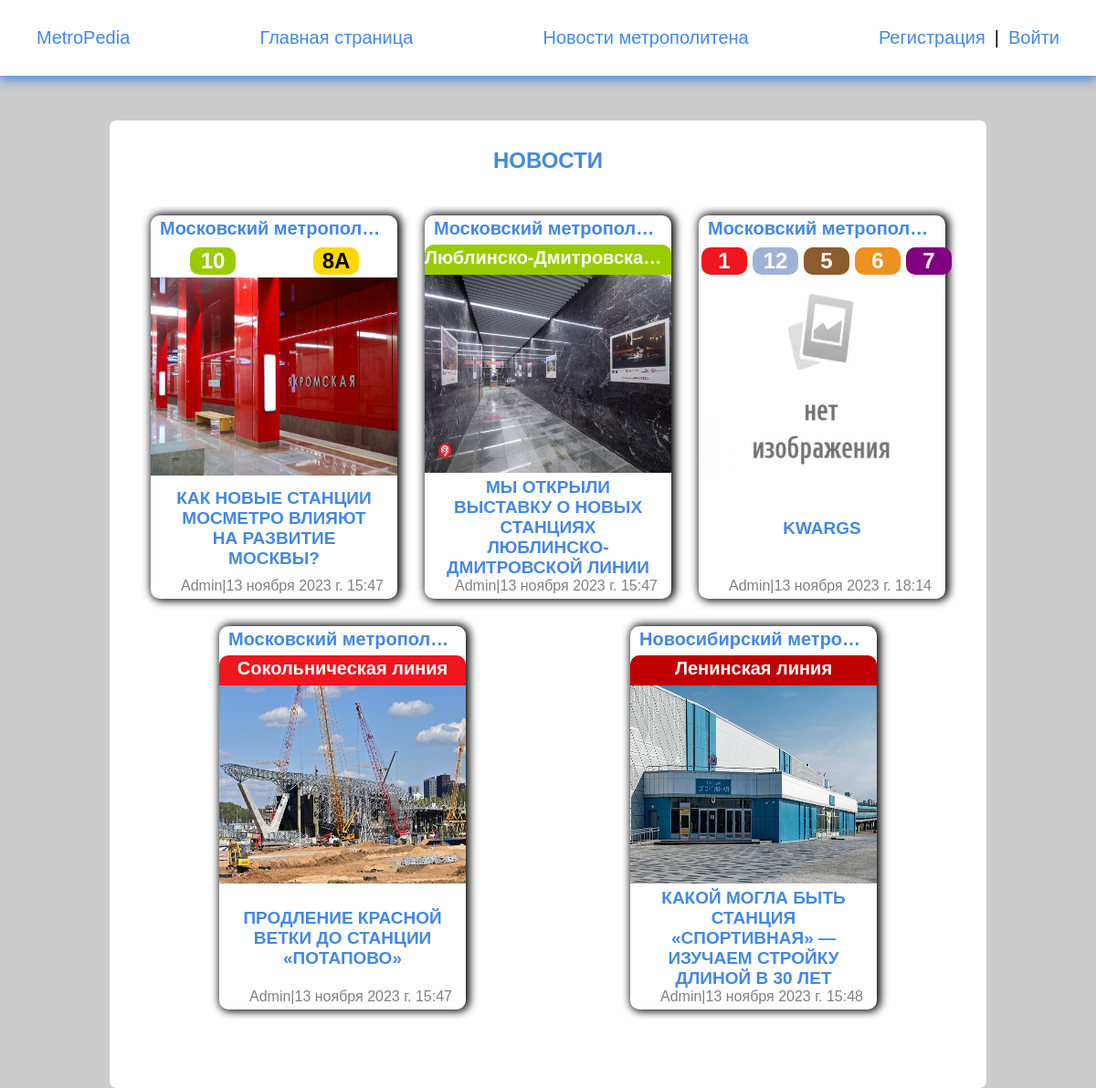
Screenshot of /blog/ with the database file from the repository.
### metro_blog/models.py (models this page shows, shortened)
class Blog(models.Model):
    owner = models.ForeignKey(Profile, on_delete=models.SET_NULL, blank=True, null=True, verbose_name='Автор')
    title = models.CharField(max_length=250, blank=False, verbose_name='Название')
    slug = models.CharField(max_length=250, unique=True, verbose_name='Ссылка')
    content = RichTextField(blank=True, null=True, verbose_name='Текст', config_name='extends')
    image = models.ImageField(upload_to='images/%Y/%M/%D', blank=True, verbose_name='Картинка')
    source = models.CharField(max_length=250, blank=True, null=True, verbose_name='Источник')
    is_public = models.BooleanField(default=False)
    time_created = models.DateTimeField(auto_now_add=True, verbose_name='Время создания')
    time_update = models.DateTimeField(auto_now=True, verbose_name='Время обновления')
    city = models.ForeignKey(City, on_delete=models.PROTECT, blank=True, null=True, verbose_name='Город')
    line = models.ManyToManyField(Line, blank=True, verbose_name='линий')
    def get_absolute_url(self):
        return reverse('post', kwargs={'post_slug': self.slug})
    class Meta:
        verbose_name = 'Новость'
        verbose_name_plural = 'Новости'
        ordering = ['-time_created']

### metro_wiki/models.py (models this page shows, shortened)
class City(models.Model):
    title = models.CharField(max_length=100, blank=False, verbose_name='Название метрополитена')
    slug = models.CharField(max_length=100, blank=False, unique=True, verbose_name='Ссылка')
    image = models.ImageField(upload_to='images/%Y/%M/%D', blank=True, verbose_name='Картинка')
    content = RichTextField(blank=True, null=True, verbose_name='Текст', config_name='extends')
    def get_absolute_url(self):
        return reverse('city', kwargs={'city_slug': self.slug})
    class Meta:
        verbose_name = 'Город'
        verbose_name_plural = 'Города'
        ordering = ['title']

class Line(models.Model):
    title = models.CharField(max_length=100, blank=False, verbose_name='Название линий')
    slug = models.CharField(max_length=100, blank=False, unique=True, verbose_name='Ссылка')
    content = RichTextField(blank=True, null=True, verbose_name='Текст', config_name='extends')
    number = models.CharField(max_length=3, blank=True, verbose_name='Номер линий')
    color_text = ColorField(default='#FFFFFF', verbose_name='Цвет текста')
    color = ColorField(default='#EF161E', verbose_name='Цвет')
    city = models.ForeignKey(City, on_delete=models.PROTECT, verbose_name='Город')
    image = models.ImageField(upload_to='images/%Y/%M/%D', blank=True, verbose_name='Картинка')
    def get_absolute_url(self):
        return reverse('line', kwargs={'line_slug': self.slug})
    class Meta:
        verbose_name = 'Линия'
        verbose_name_plural = 'Линии'
        ordering = ['number', 'title']

### users/models.py (models this page shows, shortened)
class Profile(AbstractBaseUser, PermissionsMixin):
    username = models.CharField(max_length=150, unique=True, blank=False)
    city = models.CharField(max_length=150, blank=True)
    email = models.EmailField(_('email_address'), unique=True, max_length=200)
    date_joined = models.DateTimeField(default=timezone.now)
    is_staff = models.BooleanField(default=False)
    is_active = models.BooleanField(default=True)
    image = models.ImageField(upload_to='avatars/%Y/%M/%D', default='avatars/avatar.jpg', blank=True)
    tracked_city = models.ForeignKey(City, on_delete=models.PROTECT, blank=True, null=True,
                                     verbose_name='Отслеживаемый метрополитен')
    USERNAME_FIELD = 'username'
    REQUIRED_FIELDS = []
    objects = CustomUserManager()

### metro_blog/views.py (the view)
# urls.py: path('', PublicPosts.as_view(), name='blogs'),
class PublicPosts(DataMixin, ListView):
    model = Blog
    template_name = 'blog/index.html'
    context_object_name = 'posts'
    def get_context_data(self, *, object_list=None, **kwargs):
        context = super().get_context_data(**kwargs)
        context['posts'] = Blog.objects.filter(is_public=True)
        if self.request.user.is_authenticated:
            context['post_user_count'] = Blog.objects.filter(owner=self.request.user).count
        c_def = self.get_user_context(title='Новости')
        return dict(list(context.items()) + list(c_def.items()))

### main_page/utils.py (called while the page is built)
    @staticmethod
    def get_user_context(**kwargs):
        context = kwargs
        context['menu'] = menu
        context['submenu_editor'] = submenu_editor
        context['cats'] = cats
        return context

### metro_blog/templates/blog/index.html (shortened to what this page needs)
{% extends 'main_page/base.html' %}
{% load static %}
{% load blog_filters %}
{% block content %}
<main class="content">
    {% if posts %}
    <section class="wrap">
        <h1 class="w-100">{{ title }}</h1>
        <ul class="post_list w-100">
            {% for p in posts %}
            <li class="element mw-wrap brad-10 black-shadow">
                <div class="cat_post" id="fixed_container">
                    <a href="{{ p.city.get_absolute_url }}">
                        <span class="link_city">{{ p.city.title }}</span>
                    </a>
                    <ul class="post_lines_list">
                        {% for l in p.line.all|slice:"5" %}
                        {% if forloop.first and forloop.last %}
                        <li class="post_single_line hover_line" style="background: {{ l.color }}; --hl:{{ l.color }}80;">
                            <a href="{{ l.get_absolute_url }}">
                                <span style="color: {{ l.color_text }};">
                                    {{ l.title }}
                                </span>
                            </a>
                        </li>
                        {% else %}
                        <li class="post_multiple_line">
                            <a href="{{ l.get_absolute_url }}">
                                <svg width="50" height="30" xmlns="http://www.w3.org/2000/svg"
                                     style="--svgh: {{ l.color }}80">
                                    <g>
                                        <title>background</title>
                                        <rect fill="none" id="canvas_background" height="62" width="102" y="-1" x="-1"/>
                                    </g>
                                    <g>
                                        <title>{{ l.title }}</title>
                                        <rect rx="10" id="svg_1" height="30" width="50" y="-0.01212" x="0.0001"
                                              stroke-width="0" stroke="#000" fill="{{ l.color }}"/>
                                        <text font-weight="bold" xml:space="preserve" text-anchor="middle"
                                              font-family="Helvetica, Arial, sans-serif" font-size="24" id="svg_4"
                                              y="23.31122"
                                              x="25" fill-opacity="null" stroke-opacity="null" stroke-width="0"
                                              stroke="#000" fill="{{ l.color_text }}">{{ l.number }}</text>
                                    </g>
                                </svg>
                            </a>
                        </li>
                        {% endif %}
                        {% endfor %}
                    </ul>
                </div>
                <a href="{{ p.get_absolute_url }}">
                    <div class="hover_background"></div>
                    <div class="prev_post">
                        {% if p.image %}
                        <img src="{{ p.image.url }}" alt="post_image">
                        {% else %}
                        <img src="{% static 'images/plug.jpg' %}" alt="post_image">
                        {% endif %}
                    </div>
                    <h2>{{ p.title | truncatewords:15 }}</h2>
                    <div class="date_post">
                        <span>{{ p.owner.username }}|{{ p.time_update }}</span>
                    </div>
                </a>
            </li>
            {% endfor %}
        </ul>
    </section>
    {% endif %}
</main>
{% endblock %}

### main_page/static/style/style.css (style rules this page uses)
.link_city { padding: 3px 10px; font-size: 20px; display: block; color: #4388e4; }
.main_sect, h2 { text-align: center; }
.content li { margin-bottom: 20px; font-size: 20px; }
.content a { color: #000; display: block; }
.post_list, .post_main_list { display: flex; flex-direction: row; max-width: 1100px; overflow: auto; }
.post_list { justify-content: space-around; flex-wrap: wrap; }
.post_single_line { width: 100%; height: 33px; padding-top: 3px; padding-bottom: 3px; border-top-left-radius: 10px; border-top-right-radius: 10px; overflow: hidden; white-space: nowrap; text-overflow: ellipsis; }
.post_multiple_line { margin: 3px !important; }
.element { display: flex; flex-direction: column; margin: 10px; }
.element a { height: 100%; position: relative; display: flex; flex-direction: column; justify-content: space-between; }
.hover_background { width: 100%; height: 100%; position: absolute; z-index: 1; background: transparent; }
.cat_post { border-top-left-radius: 10px; border-top-right-radius: 10px; display: flex; flex-direction: column; justify-content: center; }
.cat_post span { text-align: center; vertical-align: middle; font-size: 20px; font-weight: bold; margin: 0; white-space: nowrap; overflow: hidden; text-overflow: ellipsis; }
.prev_post img { width: 100%; height: 216.9px; }
.element a h2 { margin: 0 20px; font-size: 19px; }
.date_post { margin-right: 5px; margin-bottom: 5px; display: flex; flex-direction: row; flex-wrap: wrap; justify-content: flex-end; }
.date_post span { margin: 0 10px; font-size: 16px; color: #00000080; }

### main_page/static/style/base.css (style rules this page uses)
*, *::before, *::after { box-sizing: border-box; }
body { margin: 0; padding: 0; font-family: Arial, Helvetica, sans-serif; background-color: #ccc; }
main { margin-top: 132px; }
ul { list-style: none; padding: 0; padding-bottom: 40px; }
a { text-decoration: none; }
h1 { text-align: center; }
h1, h2, h4 { color: #4388e4; text-transform: uppercase; }

### main_page/static/style/wrap.css (style rules this page uses)
.wrap { max-width: 80%; margin: 0 auto; padding: 10px 30px; background-color: #fff; border-radius: 7px; }
.content .wrap { display: flex; flex-direction: row; flex-wrap: wrap; align-items: stretch; justify-content: space-evenly; }

### main_page/static/style/lists.css (style rules this page uses)
.post_lines_list { padding: 0; padding-top: 3px; margin: 0; height: 100%; display: flex; flex-direction: row; flex-wrap: nowrap; justify-content: space-around; align-items: center; }
.post_lines_list li { margin: 0; }

### main_page/static/style/technical.css (style rules this page uses)
.w-100 { width: 100%; }
.brad-10 { border-radius: 10px; }
.mw-wrap { max-width: 30%; }
.black-shadow { box-shadow: 2px 0 10px 2px #000; }

### rows the page displays
Blog: city "Московский метропол…", image (picture), title "КАК НОВЫЕ СТАНЦИИ МОСМЕТРО ВЛИЯЮТ НА РАЗВИТИЕ МОСКВЫ?", owner.username "Admin", time_update "13 ноября 2023 г. 15:47"
Line: number "10", title "Люблинско-Дмитровска…"
Line: number "8А"
Blog: city "Московский метропол…", image (picture), title "МЫ ОТКРЫЛИ ВЫСТАВКУ О НОВЫХ СТАНЦИЯХ ЛЮБЛИНСКО-ДМИТРОВСКОЙ ЛИНИИ", owner.username "Admin", time_update "13 ноября 2023 г. 15:47"
Blog: city "Московский метропол…", title "KWARGS", owner.username "Admin", time_update "13 ноября 2023 г. 18:14"
Line: number "1", title "Сокольническая линия"
Line: number "12"
Line: number "5"
Line: number "6"
Line: number "7"
Blog: city "Московский метропол…", image (picture), title "ПРОДЛЕНИЕ КРАСНОЙ ВЕТКИ ДО СТАНЦИИ «ПОТАПОВО»", owner.username "Admin", time_update "13 ноября 2023 г. 15:47"
Blog: city "Новосибирский метро…", image (picture), title "КАКОЙ МОГЛА БЫТЬ СТАНЦИЯ «СПОРТИВНАЯ» — ИЗУЧАЕМ СТРОЙКУ ДЛИНОЙ В 30 ЛЕТ", owner.username "Admin", time_update "13 ноября 2023 г. 15:48"
Line: title "Ленинская линия"

### other values shown
{{ m.title }} "Главная страница" "Новости метрополитена"
{{ title }} "НОВОСТИ"
